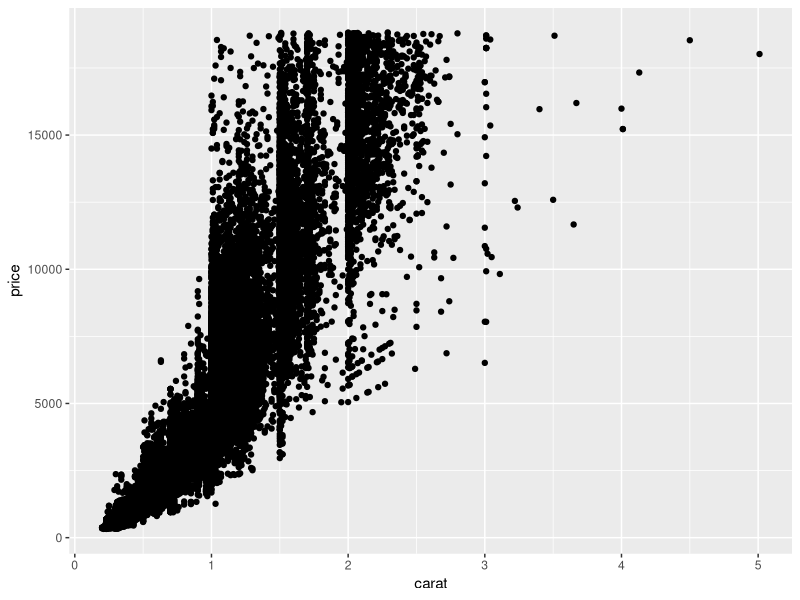
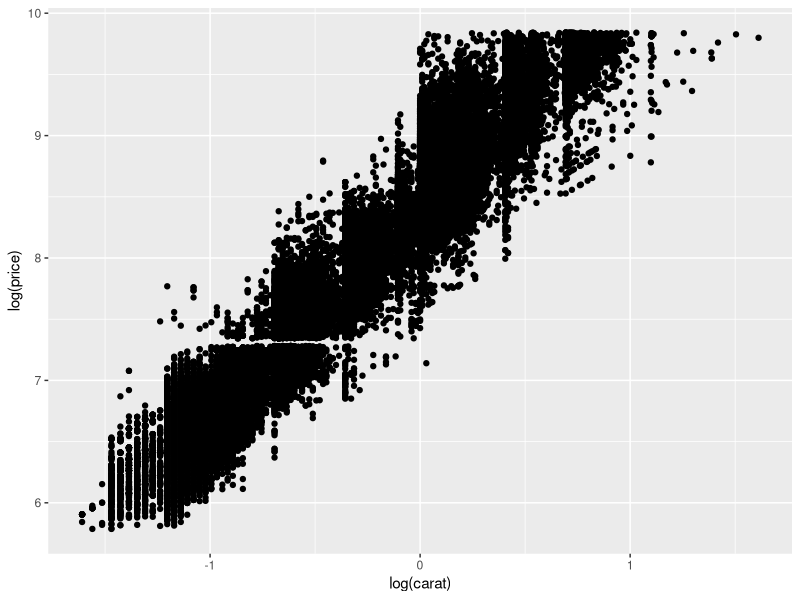
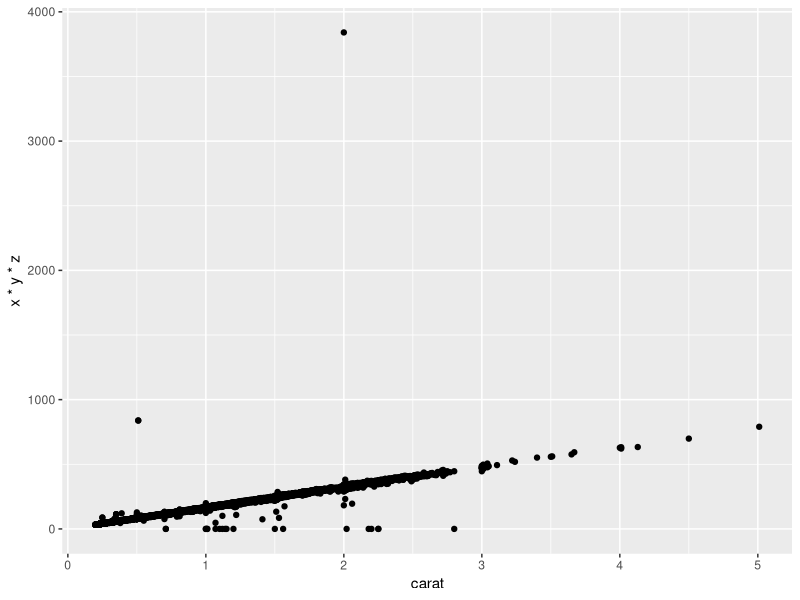
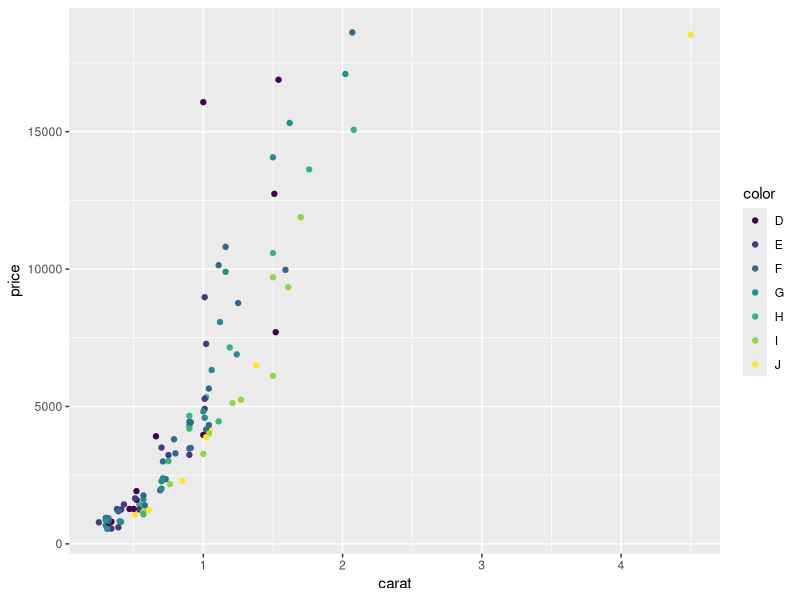
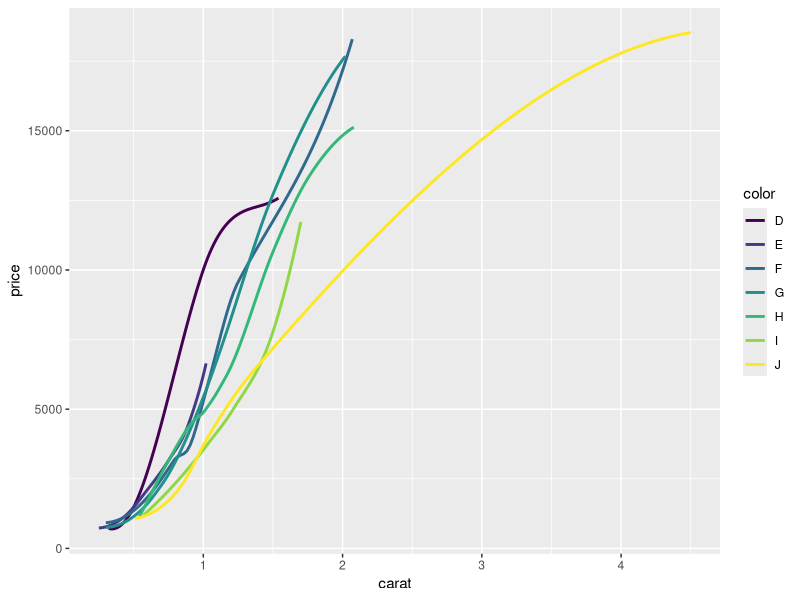
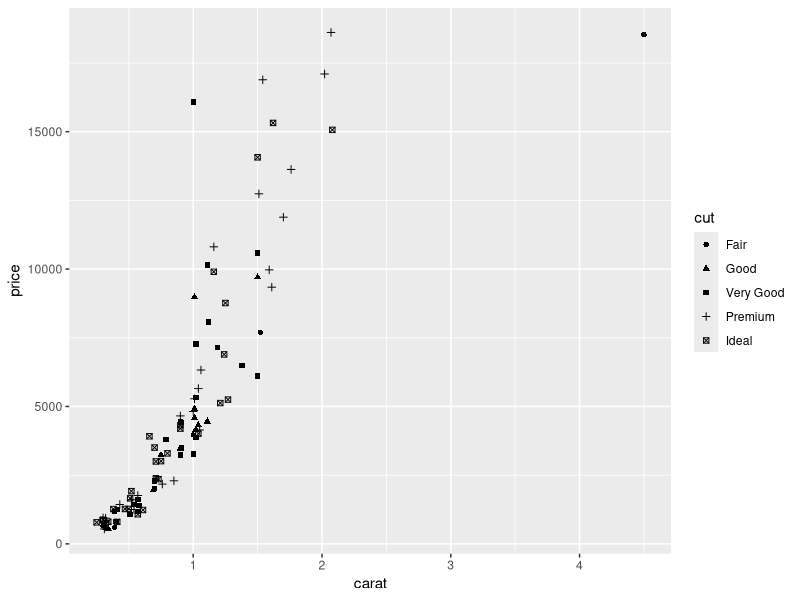
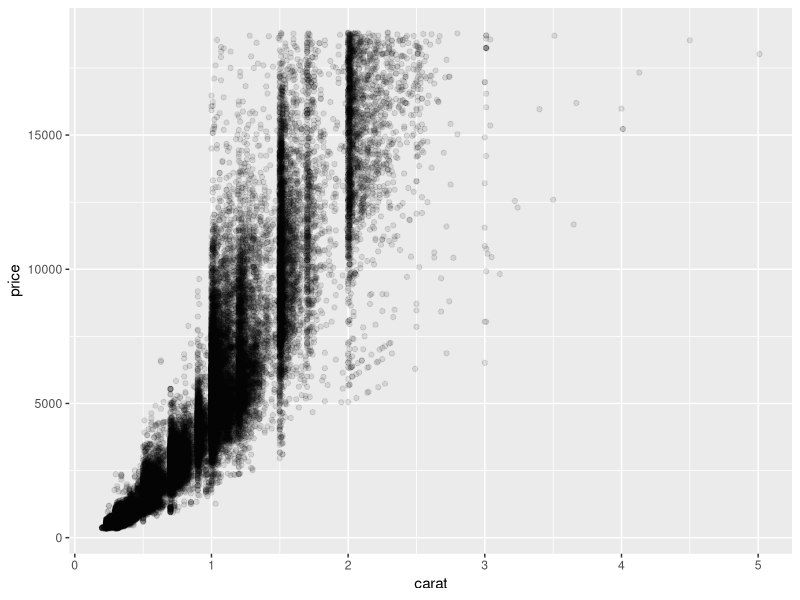
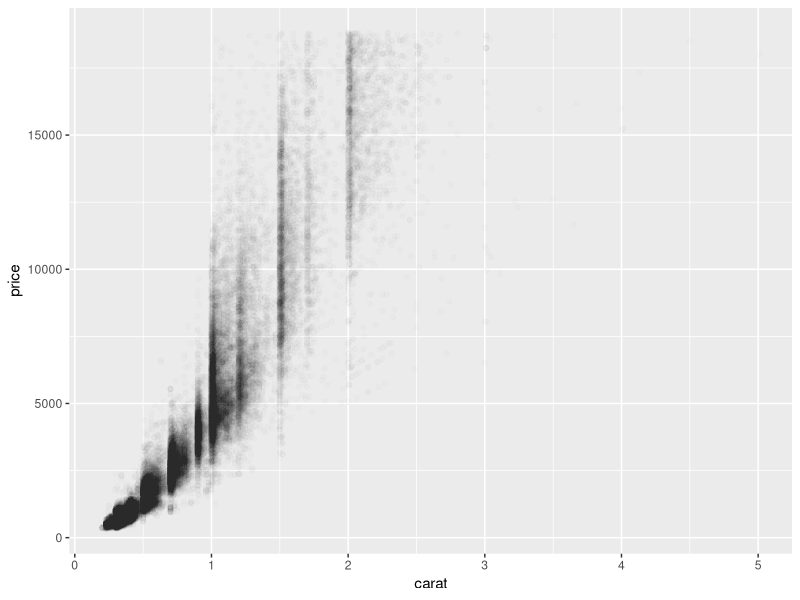

These figures' R source, in order: (Note: this script raises an error after producing the figures.)
library(ggplot2)
set.seed(1410)
dsmall <- diamonds[sample(nrow(diamonds), 100), ]
qplot(carat, price, data = diamonds)
qplot(log(carat), log(price), data = diamonds)
qplot(carat, x*y*z, data = diamonds)
qplot(carat, price, data = dsmall, colour = color)
qplot(carat, price, data = dsmall, colour = color, geom = c("smooth"), method="loess", se=FALSE)
qplot(carat, price, data = dsmall, shape = cut)
qplot(carat, price, data = diamonds, alpha = I(1/10))
qplot(carat, price, data = diamonds, alpha = I(1/100))
qplot(carat, price, data = diamonds, geom = c("point","smooth")) #grey line is confidence interval - to turn off, se=FALSE
qplot(carat, price, data = diamonds, geom = "boxplot")
qplot(carat, price, data = diamonds, geom = "line")

#single plot
myPlot = qplot(as.numeric(rownames(sytoxG_plate1)), as.numeric(Clofarabine), data = sytoxG_plate1, 
      xlab="Time Elapsed", ylab="Clofarabine", geom="line") 
myPlot + theme(panel.grid.major = element_blank(), panel.grid.minor = element_blank())

#smaller dataset
sm_dataset <- sytoxG_plate1

ggplot(sytoxG_plate1, aes(date)) + 
  geom_line(aes(y = var0, colour = "var0")) + 
  geom_line(aes(y = var1, colour = "var1"))